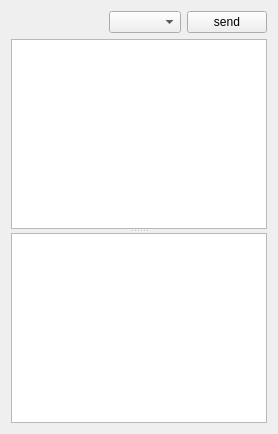
          <widget class="QWidget" name="verticalLayoutWidget">
           <layout class="QVBoxLayout" name="verticalLayout_10" stretch="0,0">
            <item>
             <layout class="QHBoxLayout" name="horizontalLayout_7">
              <item>
               <spacer name="horizontalSpacer_4">
                <property name="orientation">
                 <enum>Qt::Horizontal</enum>
                </property>
                <property name="sizeHint" stdset="0">
                 <size>
                  <width>40</width>
                  <height>20</height>
                 </size>
                </property>
               </spacer>
              </item>
              <item>
               <widget class="QComboBox" name="SendFormatComboBox">
                <property name="toolTip">
                 <string>data format</string>
                </property>
                <property name="sizeAdjustPolicy">
                 <enum>QComboBox::AdjustToContentsOnFirstShow</enum>
                </property>
               </widget>
              </item>
              <item>
               <widget class="QPushButton" name="SendPushButton">
                <property name="toolTip">
                 <string>send the current data (the data can be sent with 'alt+enter' too)</string>
                </property>
                <property name="text">
                 <string>send</string>
                </property>
               </widget>
              </item>
             </layout>
            </item>
            <item>
             <widget class="QSplitter" name="SendAreaInputsSplitter">
              <property name="orientation">
               <enum>Qt::Vertical</enum>
              </property>
              <widget class="SendWindowTextEdit" name="SendTextEdit">
               <property name="sizePolicy">
                <sizepolicy hsizetype="Expanding" vsizetype="Ignored">
                 <horstretch>0</horstretch>
                 <verstretch>0</verstretch>
                </sizepolicy>
               </property>
               <property name="maximumSize">
                <size>
                 <width>16777215</width>
                 <height>16777215</height>
                </size>
               </property>
               <property name="toolTip">
                <string>multi-line send input (to send the data press the send button or 'alt+enter')</string>
               </property>
               <property name="verticalScrollBarPolicy">
                <enum>Qt::ScrollBarAsNeeded</enum>
               </property>
              </widget>
              <widget class="SendWindowTextEdit" name="ScriptTextEdit">
               <property name="sizePolicy">
                <sizepolicy hsizetype="Expanding" vsizetype="Ignored">
                 <horstretch>0</horstretch>
                 <verstretch>0</verstretch>
                </sizepolicy>
               </property>
               <property name="toolTip">
                <string>&lt;html&gt;&lt;head/&gt;&lt;body&gt;&lt;p&gt;opional sequence script (to send the data press the send button or 'alt+enter')&lt;/p&gt;&lt;/body&gt;&lt;/html&gt;</string>
               </property>
               <property name="horizontalScrollBarPolicy">
                <enum>Qt::ScrollBarAlwaysOff</enum>
               </property>
              </widget>
             </widget>
            </item>
           </layout>
          </widget>
